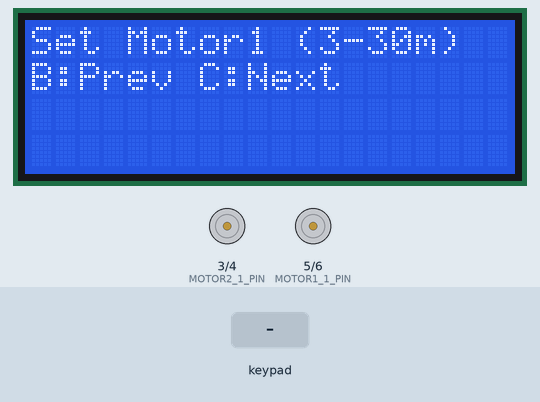
A sketch run on a simulated Arduino Uno, built with avr-gcc and run on an emulated ATmega328P. Shown: 20×4 character LCD, motor-driver pin pairs drawn as motors (green arrow = first pin HIGH = forward, orange = second pin HIGH = backward, longer = more drive). Inputs (shaded band) come from the test bench. EEPROM starts erased; what the sketch prints to the serial monitor is not drawn.

Above: at 2.8 s.
2.9 s: keypad keys 1 4 1 5 1 6 1 7 * pressed 0.4 s apart
At 7.8 s:
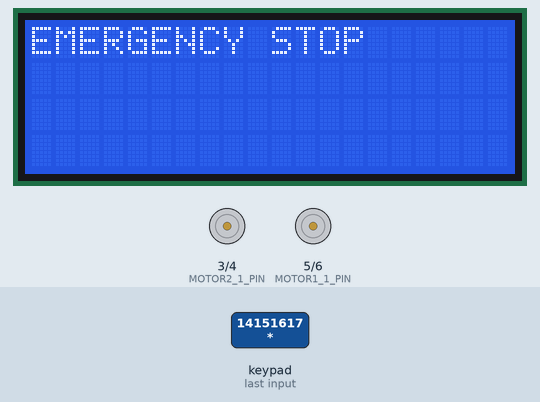
8.0 s: key 'A' pressed
At 9.2 s:
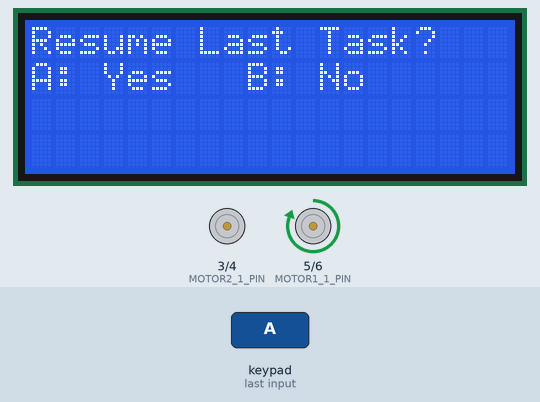
11.0 s: key '*' pressed
At 12.7 s:
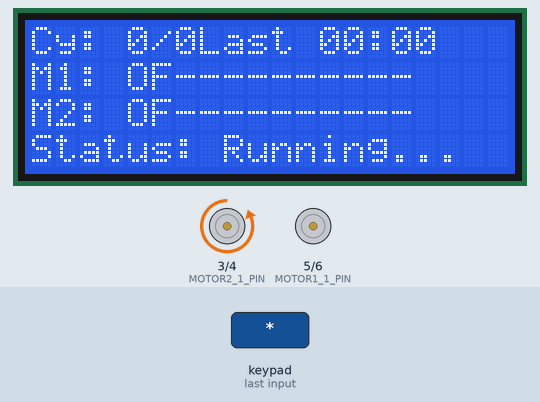
14.0 s: key 'B' pressed
At 14.8 s:
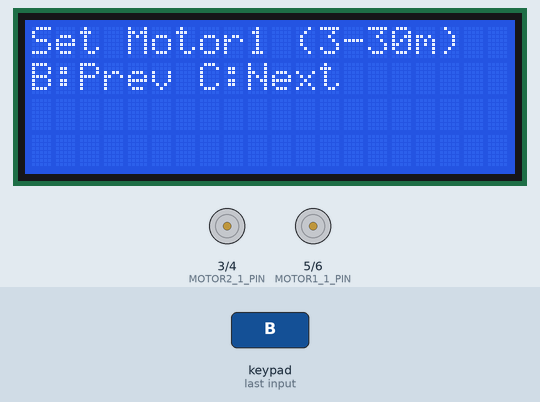
15.5 s: keypad keys 1 4 1 5 1 6 1 7 # pressed 0.4 s apart
At 19.5 s:
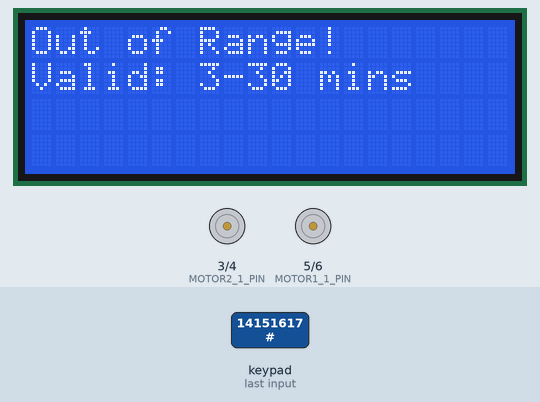
20.6 s: keypad keys 1 4 1 5 1 6 1 7 A pressed 0.4 s apart
At 24.2 s:
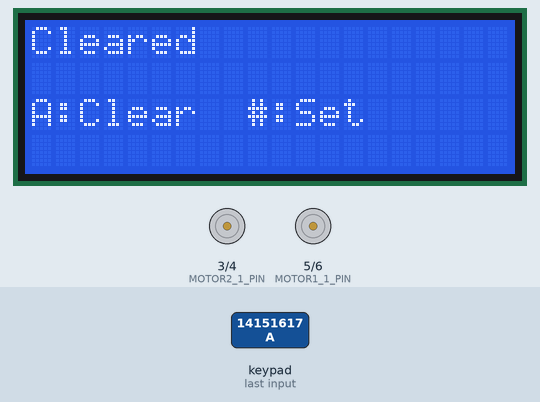
Timing chart, 0 to 25.7 s (numbered marks = the images above; inputs shaded):
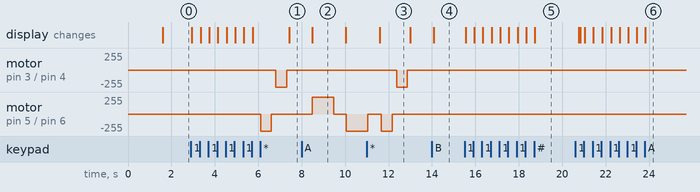

The sketch:

fixed_delay_timer_controller.ino
```cpp
#include <Keypad.h>
#include <LiquidCrystal_I2C.h>
#include <EEPROM.h>

#define MOTOR1_1_PIN 5
#define MOTOR1_2_PIN 6
#define MOTOR2_1_PIN 3
#define MOTOR2_2_PIN 4
#define FIXED_GAP_SEC 15
#define EEPROM_ADDR 0
int runStep = 0;
bool motor1PulseDone = false;
bool motor2PulseDone = false;
bool m1Started = false, m1Ended = false, m1PulseStartDone = false, m1PulseEndDone = false;
bool m2Started = false, m2Ended = false, m2PulseStartDone = false, m2PulseEndDone = false;

unsigned long cycleStartTime = 0;

unsigned long m1StartTime = 0;
unsigned long m2StartTime = 0;

LiquidCrystal_I2C lcd(0x27, 20, 4);
const byte ROWS = 4, COLS = 4;
char keys[ROWS][COLS] = {
  {'1','2','3','A'},
  {'4','5','6','B'},
  {'7','8','9','C'},
  {'*','0','#','D'}
};
byte rowPins[ROWS] = {14, 15, 16, 17};
byte colPins[COLS] = {7, 8, 9, 10};

Keypad keypad = Keypad(makeKeymap(keys), rowPins, colPins, ROWS, COLS);

int motor1Time = 0, motor2Time = 0, gapTime = 0, cycleCount = 0;
int step = 0, currentCycle = 0;
bool configComplete = false, running = false, resumedFromEEPROM = false;
unsigned long runStartTime = 0;

void setup() {
  Serial.begin(9600);
  lcd.init(); lcd.backlight();
  lcd.clear();
  lcd.setCursor(0, 0);
  lcd.print("Version_16");
  delay(1500);
  pinMode(MOTOR1_1_PIN, OUTPUT);
  pinMode(MOTOR1_2_PIN, OUTPUT);
  pinMode(MOTOR2_1_PIN, OUTPUT);
  pinMode(MOTOR2_2_PIN, OUTPUT);
  digitalWrite(MOTOR1_1_PIN, LOW);
  digitalWrite(MOTOR1_2_PIN, LOW);
  digitalWrite(MOTOR2_1_PIN, LOW);
  digitalWrite(MOTOR2_2_PIN, LOW);
  displayMenu();
}


void loop() {
  char key = keypad.getKey();
  if (key == '*') {
    emergencyStop();
    return;
  }

  unsigned long now = millis();

  if (running) {
    unsigned long elapsedSec = (now - cycleStartTime) / 1000;
    //unsigned long m2DelayMillis = gapTime * 60000UL;

    // --- Motor 1 Control ---
    if (!m1Started) {
      // Start pulse
      if (!m1PulseStartDone) {
        Serial.println("Motor 1 Start Pulse");
        digitalWrite(MOTOR1_1_PIN, HIGH);
        digitalWrite(MOTOR1_2_PIN, LOW);
        delay(1000);
        digitalWrite(MOTOR1_1_PIN, LOW);
        digitalWrite(MOTOR1_2_PIN, LOW);
        delay(500);
        Serial.println("motor1 on");
        m1PulseStartDone = true;
        m1Started = true;
        m1StartTime = now;
      }
    } else if (!m1Ended && (now - m1StartTime >= motor1Time * 60000UL)) {
      // End pulse
      if (!m1PulseEndDone) {
        Serial.println("Motor 1 End Pulse");
        digitalWrite(MOTOR1_1_PIN, LOW);
        digitalWrite(MOTOR1_2_PIN, HIGH);
        delay(1000);
        digitalWrite(MOTOR1_1_PIN, LOW);
        digitalWrite(MOTOR1_2_PIN, LOW);
        delay(500);
        Serial.println("motor1 off");
        m1PulseEndDone = true;
        m1Ended = true;
      }
    }

    // --- Motor 2 Control ---
    // --- Motor 2 Control ---
// --- Motor 2 Control ---
if (m1Started && !m2Started) {
  if ((now - m1StartTime) >= FIXED_GAP_SEC * 1000UL) {
    // Start pulse
    if (!m2PulseStartDone) {
      Serial.println("Motor 2 Start Pulse");
      digitalWrite(MOTOR2_1_PIN, HIGH);
      digitalWrite(MOTOR2_2_PIN, LOW);
      delay(1000);
      digitalWrite(MOTOR2_1_PIN, LOW);
      digitalWrite(MOTOR2_2_PIN, LOW);
      delay(500);
      Serial.println("motor2 on");
      m2PulseStartDone = true;
      m2Started = true;
      m2StartTime = now;
    }
  }
} else if (m2Started && !m2Ended && (now - m2StartTime >= motor2Time * 60000UL)) {
  // End pulse
  if (!m2PulseEndDone) {
    Serial.println("Motor 2 End Pulse");
    digitalWrite(MOTOR2_1_PIN, LOW);
    digitalWrite(MOTOR2_2_PIN, HIGH);
    delay(1000);
    digitalWrite(MOTOR2_1_PIN, LOW);
    digitalWrite(MOTOR2_2_PIN, LOW);
    delay(500);
    Serial.println("motor2 off");
    m2PulseEndDone = true;
    m2Ended = true;
  }
}


    // --- Update LCD Countdown ---
    /*int remaining1 = 0, remaining2 = 0;
    if (!m1Ended) remaining1 = motor1Time * 60 - ((now - m1StartTime) / 1000);
    if (!m2Ended && m2Started) remaining2 = motor2Time * 60 - ((now - m2StartTime) / 1000);
    int maxRem = max(remaining1, remaining2);
    updateRunLCD("Running...", maxRem);*/
    int rem1 = (!m1Ended) ? motor1Time * 60 - (now - m1StartTime) / 1000 : 0;
    int rem2 = (m2Started && !m2Ended) ? motor2Time * 60 - (now - m2StartTime) / 1000 : 0;
    updateRunLCD("Running...", max(rem1, rem2));
    //printProgressBar(0, 1, totalTime - maxRem, totalTime);

    // --- Cycle Completion ---
    if (m1Ended && m2Ended) {
      currentCycle++;
      if (currentCycle > cycleCount) {
        running = false;
        lcd.clear();
        lcd.setCursor(0, 0);
        lcd.print("All Cycles Done!");
        delay(3000);
        // Add these lines to reset flags
        m1Started = m1Ended = m1PulseStartDone = m1PulseEndDone = false;
        m2Started = m2Ended = m2PulseStartDone = m2PulseEndDone = false;
        displayMenu();
      } else {
        resetMotorCycle();
      }
    }
  } else {
    if (key) handleInput(key);
  }
}
void prepareNewCycle() {
  m1Started = m1Ended = m1PulseStartDone = m1PulseEndDone = false;
  m2Started = m2Ended = m2PulseStartDone = m2PulseEndDone = false;
  currentCycle = 1;
  cycleStartTime = millis();
  running = true;
}
void resetMotorCycle() {
  m1Started = false;
  m1Ended = false;
  m1PulseStartDone = false;
  m1PulseEndDone = false;
  m2Started = false;
  m2Ended = false;
  m2PulseStartDone = false;
  m2PulseEndDone = false;
  cycleStartTime = millis();
}

void handleInput(char key) {
  static String input = "";

  if (key >= '0' && key <= '9') {
    input += key;
    updateLCD("Enter time:", input + " min");
  }
  else if (key == '#') {
    int val = input.toInt();
    bool valid = false;

    if (step == 0 && val >= 3 && val <= 30) { motor1Time = val; valid = true; }
    else if (step == 1 && val >= 1 && val <= 29) {
      if (val < motor1Time) {
      motor2Time = val;
      valid = true;
      } else {
      lcd.clear();
      lcd.setCursor(0, 0);
      lcd.print("Motor 2 must be < Motor 1");
      delay(2000);
      updateMenu();
        }
     }
    else if (step == 2 && val >= 1 && val <= 5) { cycleCount = val; valid = true; }

    if (valid) {
      input = "";
      if (step < 2) step++;
      updateMenu();
    } else {
      input = "";
      lcd.clear();
      lcd.setCursor(0, 0);
      lcd.print("Out of Range!");
      lcd.setCursor(0, 1);
      if (step == 0) lcd.print("Valid: 3-30 mins");
      else if (step == 1) lcd.print("Valid: 1-29 mins");
      else if (step == 2) lcd.print("Valid: 1-5 times");
      delay(2000);
      updateMenu();
    }
  }
  else if (key == 'A') {
    input = "";
    updateLCD("Cleared", "");
  }
  else if (key == 'B') {
    if (step > 0) step--;
    updateMenu();
  }
  else if (key == 'C') {
    if (step < 2) step++;
    updateMenu();
  }
  else if (key == 'D' && step == 2) {
    configComplete = true;
    lcd.clear();
    lcd.setCursor(0, 0);
    lcd.print("Starting Cycle...");
    runStartTime = millis();
    running = true;
    currentCycle = 1;
    saveToEEPROM();
  }
  else if (key == '*') {
    emergencyStop();
  }
}

void updateMenu() {
  lcd.clear();
  lcd.setCursor(0, 0);
  if (step == 0) lcd.print("Set Motor1 (3-30m)");
  else if (step == 1) lcd.print("Set Motor2 (1-29m)");
  else if (step == 2) lcd.print("Cycle Repeat (1-5)");
  lcd.setCursor(0, 1);
  lcd.print("B:Prev C:Next");
  if (step == 2) {
    lcd.setCursor(0, 2);
    lcd.print("D:Start *:Stop");
  }
}

void displayMenu() {
  step = 0;
  motor1Time = motor2Time = gapTime = cycleCount = 0;
  configComplete = false;
  updateMenu();
}

void updateLCD(String title, String line2) {
  lcd.clear();
  lcd.setCursor(0, 0);
  lcd.print(title);
  lcd.setCursor(0, 1);
  lcd.print(line2);
  lcd.setCursor(0, 2);
  lcd.print("A:Clear  #:Set");
}

void updateRunLCD(const char* status, int maxRem) {
  lcd.setCursor(0, 0);
  lcd.print("Cy: ");
  lcd.print(currentCycle);
  lcd.print("/");
  lcd.print(cycleCount);

  // Show formatted time (mm:ss)
  int mins = maxRem / 60;
  int secs = maxRem % 60;
  lcd.setCursor(12, 0);
  if (mins < 10) lcd.print("0");
  lcd.print(mins);
  lcd.print(":");
  if (secs < 10) lcd.print("0");
  lcd.print(secs);

  // --- Motor 1 Progress ---
  lcd.setCursor(0, 1);
  lcd.print("M1: ");
  lcd.print(m1Started && !m1Ended ? "ON " : "OFF");

  int total1 = motor1Time * 60;
  int progress1 = total1 == 0 ? 0 : (total1 - (millis() - m1StartTime) / 1000);
  printProgressBar(6, 1, progress1, total1);

  // --- Motor 2 Progress ---
  lcd.setCursor(0, 2);
  lcd.print("M2: ");
  lcd.print(m2Started && !m2Ended ? "ON " : "OFF");

  int total2 = motor2Time * 60;
  int progress2 = total2 == 0 ? 0 : (total2 - (millis() - m2StartTime) / 1000);
  printProgressBar(6, 2, progress2, total2);

  // --- Status ---
  lcd.setCursor(0, 3);
  lcd.print("Status: ");
  lcd.print(status);
}

void printProgressBar(int col, int row, int remaining, int total) {
  lcd.setCursor(col, row);
  int bars = (total > 0) ? map(total - remaining, 0, total, 0, 10) : 0;
  for (int i = 0; i < 10; i++) {
    lcd.print(i < bars ? '#' : '-');
  }
}


void saveToEEPROM() {
  EEPROM.write(EEPROM_ADDR, 1); // Save simple flag
}

void emergencyStop() {
  running = false;
  motor1PulseDone = false;
  motor2PulseDone = false;
  resetMotorCycle();
  digitalWrite(MOTOR1_1_PIN, LOW); digitalWrite(MOTOR1_2_PIN, HIGH);
  delay(500);
  digitalWrite(MOTOR1_1_PIN, LOW); digitalWrite(MOTOR1_2_PIN, LOW);
  delay(200);
  digitalWrite(MOTOR2_1_PIN, LOW); digitalWrite(MOTOR2_2_PIN, HIGH);
  delay(500);
  digitalWrite(MOTOR2_1_PIN, LOW); digitalWrite(MOTOR2_2_PIN, LOW);
  delay(100);
  lcd.clear();
  lcd.setCursor(0, 0);
  lcd.print("EMERGENCY STOP");
  delay(1000);

  lcd.clear();
  lcd.setCursor(0, 0);
  lcd.print("Resume Last Task?");
  lcd.setCursor(0, 1);
  lcd.print("A: Yes   B: No");

  while (true) {
    char k = keypad.getKey();
    if (k == 'A') {
      running = true;
      resumedFromEEPROM = true;
      runStartTime = millis();
      break;
    } else if (k == 'B') {
      EEPROM.write(EEPROM_ADDR, 0);
      resumedFromEEPROM = false;
      displayMenu();
      break;
    }
  }
}
```

Measured:
- after the input at 2.9 s, motor on pin 3 (MOTOR2_1_PIN) / pin 4 (MOTOR2_2_PIN): stopped → backward 255/255 after 3.9 s, → stopped 0.50 s later; motor on pin 5 (MOTOR1_1_PIN) / pin 6 (MOTOR1_2_PIN): stopped → backward 255/255 after 3.2 s, → stopped 0.50 s later; the display: first changes at once (image 1 shows a later state)
- after the input at 8.0 s, motor on pin 5 (MOTOR1_1_PIN) / pin 6 (MOTOR1_2_PIN): stopped → forward 255/255 after 0.47 s, → stopped 1.0 s later, → backward 255/255 0.57 s later
- after the input at 11.0 s, motor on pin 3 (MOTOR2_1_PIN) / pin 4 (MOTOR2_2_PIN): stopped → backward 255/255 after 1.4 s, → stopped 0.50 s later
- after the input at 14.0 s, the display: changes after 0.07 s (image 4)
- after the input at 15.5 s, the display: first changes after 0.05 s (image 5 shows a later state)
- after the input at 20.6 s, the display: first differs from a run without the input after 0.22 s (image 6 shows a later state)
- what the display in image 2 shows lasts 1.5 s, from 8.5 s to 10.0 s
